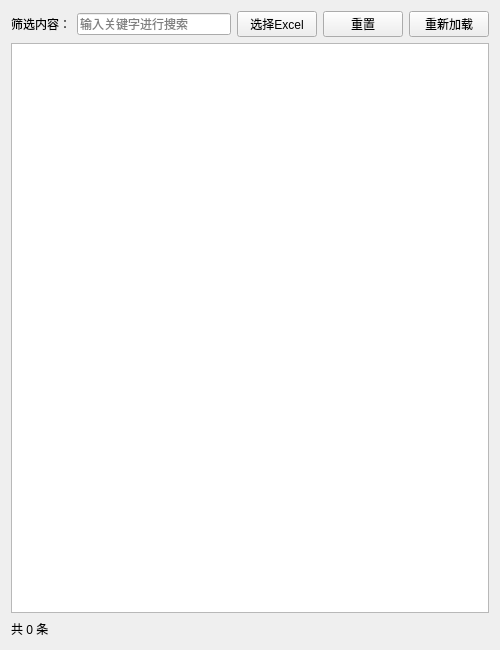
<?xml version="1.0" encoding="UTF-8"?>
<ui version="4.0">
 <class>ResourceQueryTool</class>
 <widget class="QWidget" name="ResourceQueryTool">
  <property name="geometry">
   <rect>
    <x>0</x>
    <y>0</y>
    <width>500</width>
    <height>650</height>
   </rect>
  </property>
  <property name="windowTitle">
   <string>资源索引查询</string>
  </property>
  <layout class="QVBoxLayout" name="main_layout">
   <item>
    <layout class="QHBoxLayout" name="filter_layout">
     <item>
      <widget class="QLabel" name="label_info">
       <property name="text">
        <string>筛选内容：</string>
       </property>
      </widget>
     </item>
     <item>
      <widget class="QLineEdit" name="edit_search">
       <property name="placeholderText">
        <string>输入关键字进行搜索</string>
       </property>
      </widget>
     </item>
     <item>
      <widget class="QPushButton" name="btn_choose">
       <property name="text">
        <string>选择Excel</string>
       </property>
      </widget>
     </item>
     <item>
      <widget class="QPushButton" name="btn_reset">
       <property name="text">
        <string>重置</string>
       </property>
      </widget>
     </item>
     <item>
      <widget class="QPushButton" name="btn_reload">
       <property name="text">
        <string>重新加载</string>
       </property>
      </widget>
     </item>
    </layout>
   </item>
   <item>
    <layout class="QGridLayout" name="dim_layout"/>
   </item>
   <item>
    <widget class="QTableWidget" name="table">
     <property name="editTriggers">
      <set>QAbstractItemView::NoEditTriggers</set>
     </property>
     <property name="selectionBehavior">
      <enum>QAbstractItemView::SelectRows</enum>
     </property>
    </widget>
   </item>
   <item>
    <layout class="QHBoxLayout" name="bottom_layout">
     <item>
      <widget class="QLabel" name="label_status">
       <property name="text">
        <string>共 0 条</string>
       </property>
      </widget>
     </item>
     <item>
      <spacer name="horizontalSpacer">
       <property name="orientation">
        <enum>Qt::Horizontal</enum>
       </property>
       <property name="sizeHint" stdset="0">
        <size>
         <width>40</width>
         <height>20</height>
        </size>
       </property>
      </spacer>
     </item>
    </layout>
   </item>
  </layout>
 </widget>
 <resources/>
 <connections/>
</ui>
